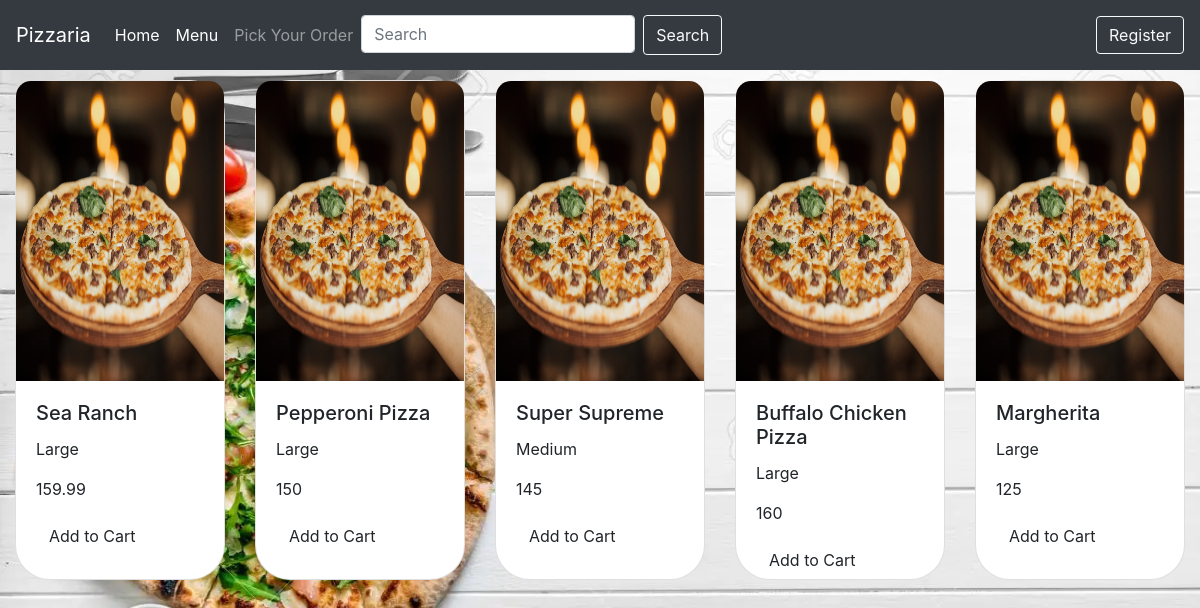
The page /menu on the database its author committed.
### tables this page shows
CREATE TABLE menu (
                          name TEXT UNIQUE  NOT NULL, 
                          size TEXT NOT NULL,
                          price INTEGER
                        );

### pizzaria.py (the view)
@app.route('/menu')
def menu():
     connect= db.get_db().cursor()
     connect.execute('SELECT * FROM menu;')
     data= connect.fetchall()
     return render_template('menu.html',data = data)

### db.py (called while the page is built)
def get_db():
          db = sqlite3.connect('my_db.sqlite',detect_types=sqlite3.PARSE_DECLTYPES)
          db.row_factory = sqlite3.Row
          return db

### templates/menu.html (shortened to what this page needs)
{% extends 'main.html' %}
{% block content %}
<div class="card-deck">
    {% for row in data %}
    <div class="card" style="width: 18rem;">
      <img src="/static/mixed-ingredient-pizza-wooden-board.jpg" class="card-img-top" alt="...">
      <div class="card-body">
        <h5 class="card-title">{{row.name}}</h5>
        <p class="card-text">{{row.size}}</p>
        <p class="card-text">{{row.price}}</p>
          <form action="{{url_for('make_order')}}">
            <button type="submit" class="btn" name="name">Add to Cart</button>
          </form>
      </div>
    </div>
    {% endfor %}
  </div>
{% endblock %}

### templates/main.html (shortened to what this page needs)
<!DOCTYPE html>
<html lang="en">
<head>
    <link rel="stylesheet" href="https://cdn.jsdelivr.net/npm/bootstrap@4.6.2/dist/css/bootstrap.min.css">
    <link rel="stylesheet" href="static/home.css">
  </head>
  <nav class="navbar navbar-expand-lg navbar-dark bg-dark">
    <div class="collapse navbar-collapse" id="navbarTogglerDemo01">
 <a class="navbar-brand" href="#">Pizzaria</a>
      <ul class="navbar-nav mr-auto mt-2 mt-lg-0">
        <li class="nav-item active">
          <a class="nav-link" href="/">Home <span class="sr-only">(current)</span></a>
        </li>
        <li class="nav-item active">
          <a class="nav-link" href="/menu">Menu</a>
        </li>
        <li class="nav-item">
          <a class="nav-link" href="/make_order" >Pick Your Order</a>
        </li>
        <form method="post" class="d-flex" role="search" action="{{url_for('search')}}">
          <input class="form-control mr-sm-2" type="search" placeholder="Search" aria-label="Search" name="search">
          <button class="btn btn-outline-light my-2 my-sm-0" type="submit" name="search">Search</button>
        </form>
      </ul>
      <form class="form-inline my-2 my-lg-0" action="{{url_for('Register')}}">
        <button class="btn btn-outline-light my-2" type="submit"  >Register</button>
      </form>
    </div>
  </nav>
{% block content %}{% endblock %}
</body>
</html>

### static/home.css (style rules this page uses)
.card-deck { padding-right: 15px; padding-left: 15px; size:200px; }
.card { width: 250px; height: 500px; margin: 10px; border-radius: 35px; }
.card-img-top { height: 300px; border-radius: 15px 15px 0 0; }

### rows shown on the page
menu: name "Sea Ranch", size "Large", price "159.99"
menu: name "Pepperoni Pizza", size "Large", price "150"
menu: name "Super Supreme", size "Medium", price "145"
menu: name "Buffalo Chicken Pizza", size "Large", price "160"
menu: name "Margherita", size "Large", price "125"
